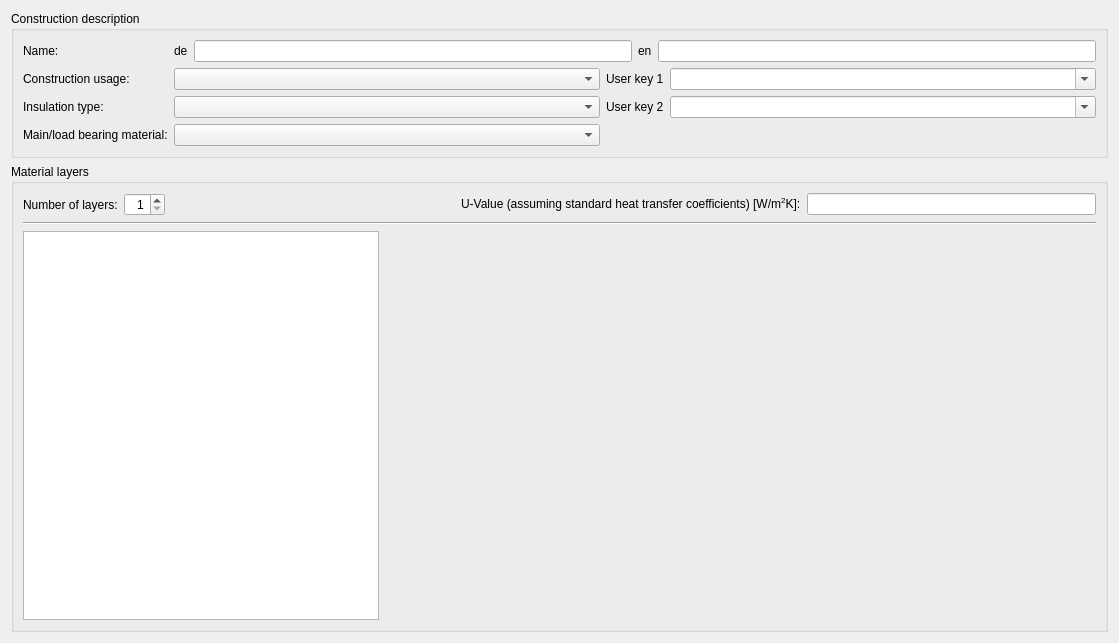
<?xml version="1.0" encoding="UTF-8"?>
<ui version="4.0">
 <class>SVDBConstructionEditWidget</class>
 <widget class="QWidget" name="SVDBConstructionEditWidget">
  <property name="geometry">
   <rect>
    <x>0</x>
    <y>0</y>
    <width>1119</width>
    <height>643</height>
   </rect>
  </property>
  <property name="sizePolicy">
   <sizepolicy hsizetype="Expanding" vsizetype="Preferred">
    <horstretch>0</horstretch>
    <verstretch>0</verstretch>
   </sizepolicy>
  </property>
  <property name="windowTitle">
   <string>Construction editor</string>
  </property>
  <layout class="QVBoxLayout" name="verticalLayout_2">
   <item>
    <widget class="QGroupBox" name="groupBox">
     <property name="title">
      <string>Construction description</string>
     </property>
     <layout class="QGridLayout" name="gridLayout" columnstretch="0,1,0,1">
      <item row="0" column="0">
       <widget class="QLabel" name="label_3">
        <property name="text">
         <string>Name:</string>
        </property>
       </widget>
      </item>
      <item row="1" column="0">
       <widget class="QLabel" name="label_6">
        <property name="text">
         <string>Construction usage:</string>
        </property>
       </widget>
      </item>
      <item row="1" column="1">
       <widget class="QComboBox" name="comboBoxConstructionKind"/>
      </item>
      <item row="1" column="2">
       <widget class="QLabel" name="label_7">
        <property name="text">
         <string>User key 1</string>
        </property>
       </widget>
      </item>
      <item row="1" column="3">
       <widget class="QComboBox" name="comboBoxUserKey1">
        <property name="editable">
         <bool>true</bool>
        </property>
       </widget>
      </item>
      <item row="2" column="0">
       <widget class="QLabel" name="label_2">
        <property name="text">
         <string>Insulation type:</string>
        </property>
       </widget>
      </item>
      <item row="2" column="1">
       <widget class="QComboBox" name="comboBoxInsulationKind"/>
      </item>
      <item row="2" column="2">
       <widget class="QLabel" name="label_8">
        <property name="text">
         <string>User key 2</string>
        </property>
       </widget>
      </item>
      <item row="2" column="3">
       <widget class="QComboBox" name="comboBoxUserKey2">
        <property name="editable">
         <bool>true</bool>
        </property>
       </widget>
      </item>
      <item row="3" column="0">
       <widget class="QLabel" name="label_4">
        <property name="text">
         <string>Main/load bearing material:</string>
        </property>
       </widget>
      </item>
      <item row="3" column="1">
       <widget class="QComboBox" name="comboBoxMaterialKind"/>
      </item>
      <item row="0" column="1" colspan="3">
       <layout class="QHBoxLayout" name="horizontalLayout_4">
        <item>
         <widget class="QLabel" name="labelNameDe">
          <property name="text">
           <string>de</string>
          </property>
         </widget>
        </item>
        <item>
         <widget class="QLineEdit" name="lineEditNameDe"/>
        </item>
        <item>
         <widget class="QLabel" name="labelNameEn">
          <property name="text">
           <string>en</string>
          </property>
         </widget>
        </item>
        <item>
         <widget class="QLineEdit" name="lineEditNameEn"/>
        </item>
       </layout>
      </item>
     </layout>
    </widget>
   </item>
   <item>
    <widget class="QGroupBox" name="groupBox_2">
     <property name="title">
      <string>Material layers</string>
     </property>
     <layout class="QVBoxLayout" name="verticalLayout">
      <item>
       <layout class="QHBoxLayout" name="horizontalLayout_3">
        <item>
         <widget class="QLabel" name="label">
          <property name="sizePolicy">
           <sizepolicy hsizetype="Maximum" vsizetype="Preferred">
            <horstretch>0</horstretch>
            <verstretch>0</verstretch>
           </sizepolicy>
          </property>
          <property name="text">
           <string>Number of layers:</string>
          </property>
         </widget>
        </item>
        <item>
         <widget class="QSpinBox" name="spinBoxLayerCount">
          <property name="alignment">
           <set>Qt::AlignRight|Qt::AlignTrailing|Qt::AlignVCenter</set>
          </property>
          <property name="minimum">
           <number>1</number>
          </property>
          <property name="maximum">
           <number>15</number>
          </property>
         </widget>
        </item>
        <item>
         <spacer name="horizontalSpacer_2">
          <property name="orientation">
           <enum>Qt::Horizontal</enum>
          </property>
          <property name="sizeHint" stdset="0">
           <size>
            <width>40</width>
            <height>20</height>
           </size>
          </property>
         </spacer>
        </item>
        <item>
         <widget class="QLabel" name="labelUValue">
          <property name="text">
           <string>U-Value (assuming standard heat transfer coefficients) [W/m&lt;sup&gt;2&lt;/sup&gt;K]:</string>
          </property>
         </widget>
        </item>
        <item>
         <widget class="QLineEdit" name="lineEditUValue">
          <property name="alignment">
           <set>Qt::AlignRight|Qt::AlignTrailing|Qt::AlignVCenter</set>
          </property>
          <property name="readOnly">
           <bool>true</bool>
          </property>
         </widget>
        </item>
       </layout>
      </item>
      <item>
       <widget class="Line" name="line">
        <property name="orientation">
         <enum>Qt::Horizontal</enum>
        </property>
       </widget>
      </item>
      <item>
       <layout class="QHBoxLayout" name="horizontalLayout_2" stretch="1,2">
        <item>
         <widget class="QTableWidget" name="tableWidget">
          <property name="alternatingRowColors">
           <bool>true</bool>
          </property>
          <property name="selectionMode">
           <enum>QAbstractItemView::SingleSelection</enum>
          </property>
         </widget>
        </item>
        <item>
         <widget class="QtExt::ConstructionViewWidget" name="widgetConstructionView" native="true">
          <property name="sizePolicy">
           <sizepolicy hsizetype="MinimumExpanding" vsizetype="Preferred">
            <horstretch>0</horstretch>
            <verstretch>0</verstretch>
           </sizepolicy>
          </property>
          <property name="minimumSize">
           <size>
            <width>400</width>
            <height>0</height>
           </size>
          </property>
         </widget>
        </item>
       </layout>
      </item>
     </layout>
    </widget>
   </item>
  </layout>
 </widget>
 <customwidgets>
  <customwidget>
   <class>QtExt::ConstructionViewWidget</class>
   <extends>QWidget</extends>
   <header>QtExt_ConstructionViewWidget.h</header>
   <container>1</container>
  </customwidget>
 </customwidgets>
 <resources/>
 <connections/>
</ui>
